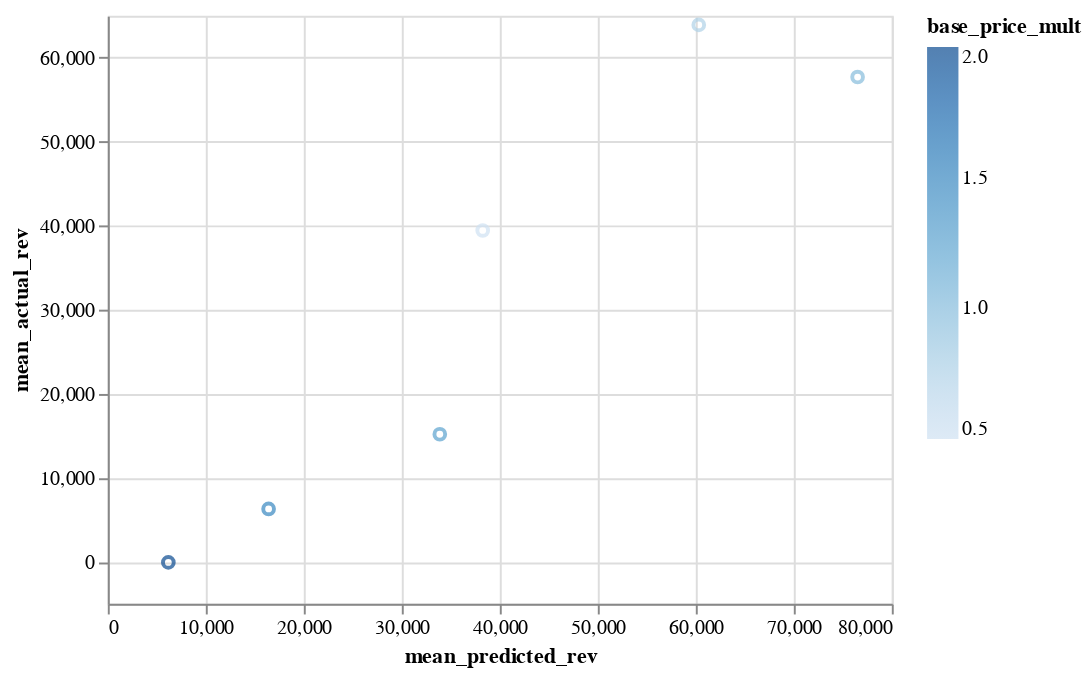

The cell this chart's notebook holds for it:
### Markdown cell above
# Experiment With Different Pricing Strategies

Now that we have a simulator, we could apply an arbitrary reinforcement learning algorithm to create a better pricing policy. While we use the simulator for learning, our goal is to have a pricing policy that increases profits in the real environment.

For simplicity, we start with something simpler than an arbitrary reinfrocement learning model. That is, we have a function `pricing_fn_maker` that returns the previously used pricing function by some constant. This would conceivably correct for systematic overpricing or underpricing in the original pricing function.

### Code cell
def pricing_fn_maker(baseline_price_multiplier):
    def new_price_fn(*args, **kwargs):
        return baseline_price_multiplier * simple_price_fn(*args, **kwargs)
    return new_price_fn

alternative_pricing_profits = []
alternative_pricing_scenario_details = {}

for price_mult in [0.5, 0.75, 1, 1.25, 1.5, 2]:
    new_price_fn = pricing_fn_maker(price_mult)
    pred_profits, pred_data = run_env(sim_market, new_price_fn, n_times=100)
    actual_profits, actual_data = run_env(real_market, new_price_fn, n_times=100)
    alternative_pricing_profits.append((price_mult, pred_profits.mean(), actual_profits.mean()))
    alternative_pricing_scenario_details[price_mult] = {'pred': pred_data,
                                                        'actual': actual_data}

price_comparison = pd.DataFrame(alternative_pricing_profits, 
                                columns=['base_price_mult', 'mean_predicted_rev', 'mean_actual_rev'])

print(price_comparison)

alt.Chart(price_comparison).mark_point().encode(
    x='mean_predicted_rev',
    y='mean_actual_rev',
    color='base_price_mult',
    tooltip='base_price_mult')

### Figure 1 — Vega-Lite specification as saved in the notebook (floating-point values rounded to 4 significant figures)
{"$schema": "https://vega.github.io/schema/vega-lite/v2.6.0.json", "config": {"view": {"height": 300, "width": 400}}, "data": {"name": "data-1c54cd6dea551418024265199a4697c8"}, "datasets": {"data-1c54cd6dea551418024265199a4697c8": [{"base_price_mult": 0.5, "mean_actual_rev": 39430.0, "mean_predicted_rev": 38260.0}, {"base_price_mult": 0.75, "mean_actual_rev": 63900.0, "mean_predicted_rev": 60300.0}, {"base_price_mult": 1, "mean_actual_rev": 57690.0, "mean_predicted_rev": 76510.0}, {"base_price_mult": 1.25, "mean_actual_rev": 15170.0, "mean_predicted_rev": 33880.0}, {"base_price_mult": 1.5, "mean_actual_rev": 6277.0, "mean_predicted_rev": 16410.0}, {"base_price_mult": 2, "mean_actual_rev": -88.11, "mean_predicted_rev": 6178.0}]}, "encoding": {"color": {"field": "base_price_mult", "type": "quantitative"}, "tooltip": {"field": "base_price_mult", "type": "quantitative"}, "x": {"field": "mean_predicted_rev", "type": "quantitative"}, "y": {"field": "mean_actual_rev", "type": "quantitative"}}, "mark": "point"}
